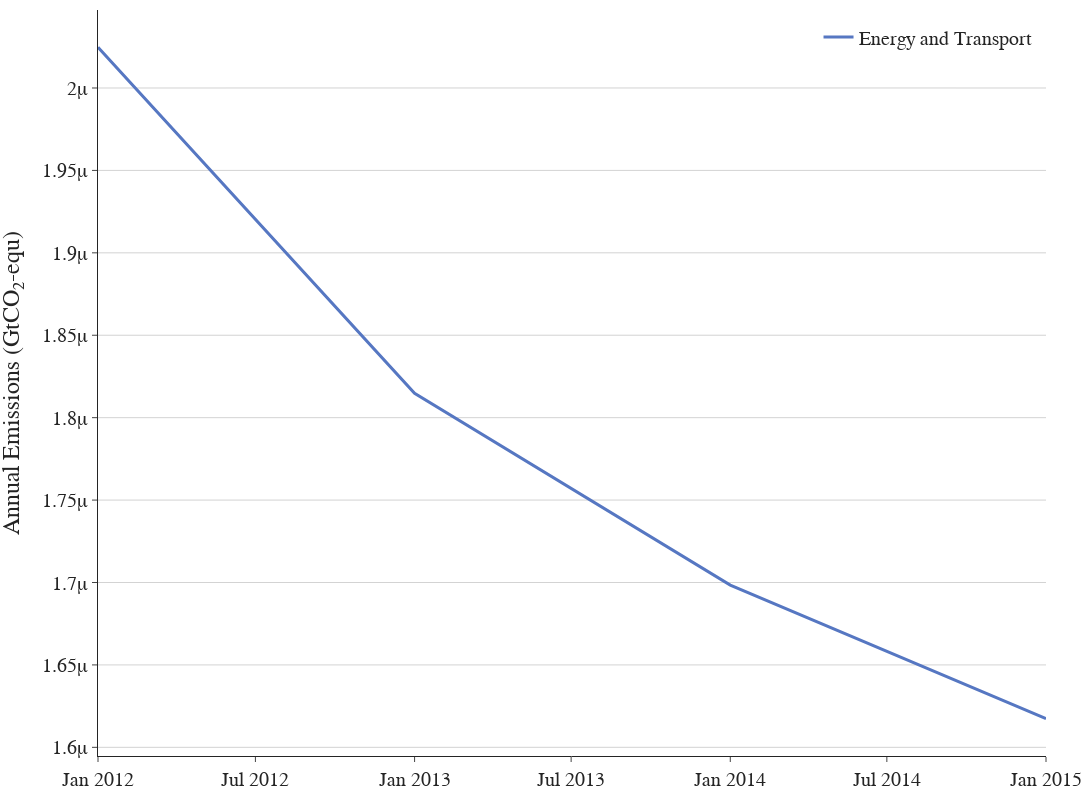

The notebook cell saved with this chart:
### Markdown cell above
Plot Line Graph

### Code cell
fig2 = go.Figure()

alpha = 0.6
color_1 = ["rgba(86, 119, 194, 1)", f"rgba(86, 119, 194, {alpha})"]
color_2 = ["rgba(99, 182, 137, 1)", f"rgba(99, 182, 137, {alpha})"]
color_3 = ["rgba(238,92,66, 1)", f"rgba(238,92,66, {alpha})"]
color_4 = ["rgba(255,215,0, 1)", f"rgba(255,215,0, {alpha})"]
color_5 = ["rgba(142,229,238, 1)", f"rgba(142,229,238, {alpha})"]
color_6 = ["rgba(169,169,169, 1)", f"rgba(169,169,169, {alpha})"]
color_7 = ["rgba(0, 0, 0, 1)", f"rgba(0, 0, 0, {alpha})"]

date_range = [1990, 1991, 1992, 1993, 1994, 1995, 1996, 1997, 1998, 1999, 2000, 2001, 2002, 2003,2004, 2005, 2006, 2007, 2008, 2009, 2010, 2011, 2012, 2013, 2014, 2015, 2016, 2017, 2018, 2019, 2020]
#date_range = ["2019-03-01", "2019-06-01"]

fig2.add_trace(go.Scatter(
    x=twaste.time,
    y=twaste.values,
    mode='lines',
    line=dict(color=color_1[0], width=3.),
    showlegend=True,
    hovertemplate = 'Inventory Energy %{x|%Y}: %{y:.0f} Gt yr⁻¹<extra></extra>',
    name="Energy and Transport",
    ))

fig2.update_layout(
    yaxis_title="Annual Emissions (GtCO₂-equ)",
    template="simple_white",
    autosize=False,
    width=550*2,
    height=400*2,
    legend=dict(
        yanchor="top",
        y=0.99,
        xanchor="right",
        x=0.99,
        traceorder="normal"),
    margin=dict(l=55, r=10, t=10, b=40),
    # paper_bgcolor='rgba(0,0,0,0)',
    # plot_bgcolor='rgba(0,0,0,0)'
)
    

fig2.update_yaxes(showgrid=True, gridwidth=1, gridcolor='Lightgrey')

fig2.layout.font.size=20
fig2.layout.font.family="Arial"

#fig2.write_image("Annual_Emissions_by_sector.png")
#fig2.write_image("Annual_Emissions_by_sector.pdf")
#fig2.write_html("Annual_Emissions_by_sector.html")

fig2.show()

### Figure 1 — Plotly figure (JSON) as saved in the notebook; plotly's stock layout.template omitted (floating-point values rounded to 4 significant figures)
{"data": [{"hovertemplate": "Inventory Energy %{x|%Y}: %{y:.0f} Gt yr⁻¹<extra></extra>", "line": {"color": "rgba(86, 119, 194, 1)", "width": 3}, "mode": "lines", "name": "Energy and Transport", "showlegend": true, "type": "scatter", "x": ["2012-01-01T00:00:00.000000000", "2013-01-01T00:00:00.000000000", "2014-01-01T00:00:00.000000000", "2015-01-01T00:00:00.000000000"], "y": [2.025e-06, 1.815e-06, 1.698e-06, 1.617e-06]}], "layout": {"autosize": false, "font": {"family": "Arial", "size": 20}, "height": 800, "legend": {"traceorder": "normal", "x": 0.99, "xanchor": "right", "y": 0.99, "yanchor": "top"}, "margin": {"b": 40, "l": 55, "r": 10, "t": 10}, "width": 1100, "xaxis": {"autorange": true, "range": ["2012-01-01", "2015-01-01"], "type": "date"}, "yaxis": {"autorange": true, "gridcolor": "Lightgrey", "gridwidth": 1, "range": [1.595e-06, 2.047e-06], "showgrid": true, "title": {"text": "Annual Emissions (GtCO₂-equ)"}, "type": "linear"}}}
